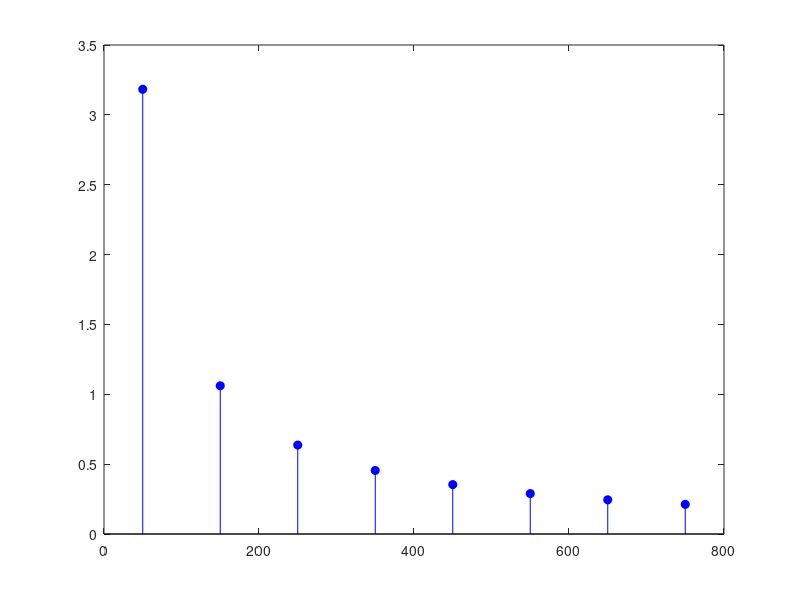

MATLAB code to generate this figure: (Note: this script raises an error after producing the figure.)
%% squarewave_spectrum.m
% Spectrum of a 50 Hz square wave

clear; close all; clc;

% Parameters
A = 2.5;              % amplitude
f0 = 50;            % fundamental frequency [Hz]
T0 = 1/f0;          % period
fs = 5000;          % sampling frequency [Hz]
n_periods = 20;
t = 0:1/fs:n_periods*T0;

%% Generate time-domain signal
x = A * square(2*pi*f0*t);   % 50% duty cycle square wave

%% Compute FFT
N = length(x);
X = fft(x)/N;                  % normalize
f = (-N/2:N/2-1)*(fs/N);       % frequency axis
Xshift = fftshift(X);

% %% Plot time-domain signal
% figure('Name','Square Wave Spectrum','NumberTitle','off');
% subplot(2,1,1);
% plot(t, x, 'LineWidth', 1.2);
% xlabel('Time [s]');
% ylabel('Amplitude');
% title('Square Wave (50 Hz, 50% Duty)');
% grid on;
% xlim([0 2*T0]);

%% Theoretical line spectrum (odd harmonics)
nHarm = 15;  % number of harmonics to show (1,3,5,...)
k = 1:2:nHarm;                    % odd harmonics
harmonics = f0 * k;               % frequency positions
Ak = (4*A/pi) * (1./k);           % amplitudes

%% Plot magnitude spectrum (FFT)
% subplot(2,1,2);
% plot(f, abs(Xshift), 'LineWidth', 1);
% hold on;
% stem(harmonics, Ak, 'r', 'filled');
% xlabel('Frequency [Hz]');
% ylabel('|X(f)|');
% title('Magnitude Spectrum of Square Wave');
% legend('Numerical FFT','Theoretical Harmonics (odd only)');
% grid on;
% xlim([0 1000]);

om = linspace(0, 100, 800);
T_hp = abs(1./(1+2*pi*7./(om*1i)));


figure('Name', 'Spektrum eines Periodischen Rechtecksignals')
% subplot(3,1,1)
stem(harmonics, Ak, 'b', 'filled');
fontsize(20,"points")
title('Spektrum des periodischen Rechtecksignals')
ylabel('Amplitude / V');
xlabel('Frequenz / Hz');
